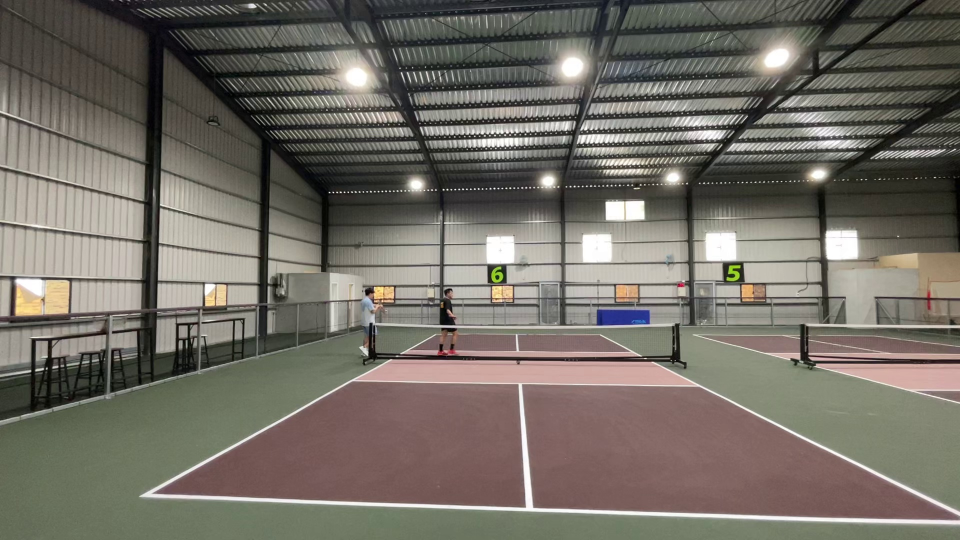
#> input picture dataset/images/tmpjczb209u_f0.jpg, 1920 x 1080 px (shown at 1/2 size)
$ python -i court_detector.py   (imports and definitions only)
#> lines starting #> are read from the running program, lines starting #| are printed output that depends on the picture; after the words box and inside, x2 and y2 are one past the last pixel; in counts of white or black regions, pixels touching at a corner belong together
"""球場自動偵測模組 — 從影片畫面中偵測匹克球場地"""

import cv2
import numpy as np


def detect_courts(frame: np.ndarray, min_court_ratio: float = 0.03) -> list[dict]:
    """偵測畫面中的球場區域。

    利用球場線條（白色/亮色線條在有色地面上）來偵測矩形場地。

    Args:
        frame: BGR 影片幀
        min_court_ratio: 球場最小面積佔畫面比例（過濾太小的雜訊）

    Returns:
        偵測到的球場 ROI 列表 [{"x", "y", "w", "h"}, ...]
        按面積由大到小排序
    """
    h, w = frame.shape[:2]
    frame_area = h * w
    min_area = frame_area * min_court_ratio

    # 轉換色彩空間
    gray = cv2.cvtColor(frame, cv2.COLOR_BGR2GRAY)
    hsv = cv2.cvtColor(frame, cv2.COLOR_BGR2HSV)

    # 策略一：偵測白色線條（球場邊線）
    line_mask = _detect_court_lines(hsv, gray)

    # 策略二：偵測有色球場表面（藍色/綠色）
    surface_mask = _detect_court_surface(hsv)

    # 合併兩個 mask
    combined = cv2.bitwise_or(line_mask, surface_mask)

    # 形態學操作：填補缺口、去除雜訊
    kernel_close = cv2.getStructuringElement(cv2.MORPH_RECT, (30, 30))
    kernel_open = cv2.getStructuringElement(cv2.MORPH_RECT, (10, 10))
    combined = cv2.morphologyEx(combined, cv2.MORPH_CLOSE, kernel_close)
    combined = cv2.morphologyEx(combined, cv2.MORPH_OPEN, kernel_open)

    # 找輪廓
    contours, _ = cv2.findContours(combined, cv2.RETR_EXTERNAL, cv2.CHAIN_APPROX_SIMPLE)

    courts = []
    for cnt in contours:
        area = cv2.contourArea(cnt)
        if area < min_area:
            continue

        x, y, cw, ch = cv2.boundingRect(cnt)

        # 過濾不合理的形狀
        aspect = cw / ch if ch > 0 else 0
        if aspect < 0.3 or aspect > 4.0:
            continue

        # 球場至少要有一定比例是實際內容（非空白）
        roi_mask = combined[y:y+ch, x:x+cw]
        fill_ratio = np.count_nonzero(roi_mask) / (cw * ch) if cw * ch > 0 else 0
        if fill_ratio < 0.15:
            continue

        courts.append({"x": x, "y": y, "w": cw, "h": ch})

    # 按面積由大到小排序
    courts.sort(key=lambda c: c["w"] * c["h"], reverse=True)

    # 合併重疊的偵測結果
    courts = _merge_overlapping_courts(courts)

    return courts


def _detect_court_lines(hsv: np.ndarray, gray: np.ndarray) -> np.ndarray:
    """偵測白色球場線條。"""
    # 白色線條：高亮度、低飽和度
    lower_white = np.array([0, 0, 180])
    upper_white = np.array([180, 60, 255])
    white_mask = cv2.inRange(hsv, lower_white, upper_white)

    # 用 Canny 偵測邊緣，強化線條
    edges = cv2.Canny(gray, 50, 150)

    # 合併白色 mask 和邊緣
    combined = cv2.bitwise_or(white_mask, edges)

    # 膨脹讓線條更粗，方便後續填充
    kernel = cv2.getStructuringElement(cv2.MORPH_RECT, (5, 5))
    combined = cv2.dilate(combined, kernel, iterations=3)

    return combined


def _detect_court_surface(hsv: np.ndarray) -> np.ndarray:
    """偵測球場表面顏色（藍色/綠色）。"""
    # 藍色球場
    lower_blue = np.array([90, 40, 40])
    upper_blue = np.array([130, 255, 255])
    blue_mask = cv2.inRange(hsv, lower_blue, upper_blue)

    # 綠色球場
    lower_green = np.array([35, 40, 40])
    upper_green = np.array([85, 255, 255])
    green_mask = cv2.inRange(hsv, lower_green, upper_green)

    # 紅色/橘色球場（某些場地）
    lower_red1 = np.array([0, 40, 40])
    upper_red1 = np.array([15, 255, 255])
    lower_red2 = np.array([165, 40, 40])
    upper_red2 = np.array([180, 255, 255])
    red_mask = cv2.bitwise_or(
        cv2.inRange(hsv, lower_red1, upper_red1),
        cv2.inRange(hsv, lower_red2, upper_red2),
    )

    return cv2.bitwise_or(cv2.bitwise_or(blue_mask, green_mask), red_mask)


def _merge_overlapping_courts(courts: list[dict], iou_threshold: float = 0.3) -> list[dict]:
    """合併 IoU 過高的重疊偵測結果。"""
    if len(courts) <= 1:
        return courts

    merged = []
    used = [False] * len(courts)

    for i, c1 in enumerate(courts):
        if used[i]:
            continue
        current = c1.copy()
        used[i] = True

        for j in range(i + 1, len(courts)):
            if used[j]:
                continue
            c2 = courts[j]
            if _iou(current, c2) > iou_threshold:
                # 合併：取包含兩者的最小矩形
                x1 = min(current["x"], c2["x"])
                y1 = min(current["y"], c2["y"])
                x2 = max(current["x"] + current["w"], c2["x"] + c2["w"])
                y2 = max(current["y"] + current["h"], c2["y"] + c2["h"])
                current = {"x": x1, "y": y1, "w": x2 - x1, "h": y2 - y1}
                used[j] = True

        merged.append(current)

    return merged


# [91 lines left out: functions _iou, draw_courts_on_frame, compute_roi_from_keypoints, get_perspective_matrix, not called in this run]

>>> import cv2
>>> picture = cv2.imread('../dataset/images/tmpjczb209u_f0.jpg')
#> picture is the input picture: shape (1080, 1920, 3); mean B, G, R 101.5, 110, 115
>>> result = detect_courts(picture)
#> in detect_courts, `hsv = cv2.cvtColor(frame, cv2.COLOR_BGR2HSV)`: hsv: shape (1080, 1920, 3); mean H, S, V 31.5, 37.3, 117
#> in _detect_court_lines, `white_mask = cv2.inRange(hsv, lower_white, upper_white)`:
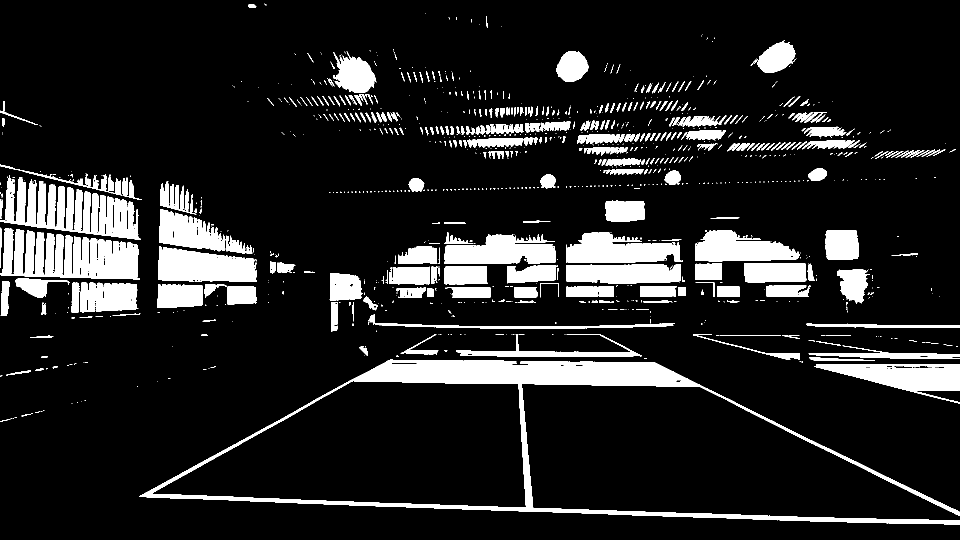
#> white_mask: shape (1080, 1920) (shown at 1/2 size); 13.2% white; 1091 white regions (740 under 20 px), largest, box (x1, y1, x2, y2) and area: (279, 719, 1920, 1049) 49216, (0, 456, 280, 559) 19086, (0, 351, 282, 480) 17491
#> in _detect_court_lines, `edges = cv2.Canny(gray, 50, 150)`:
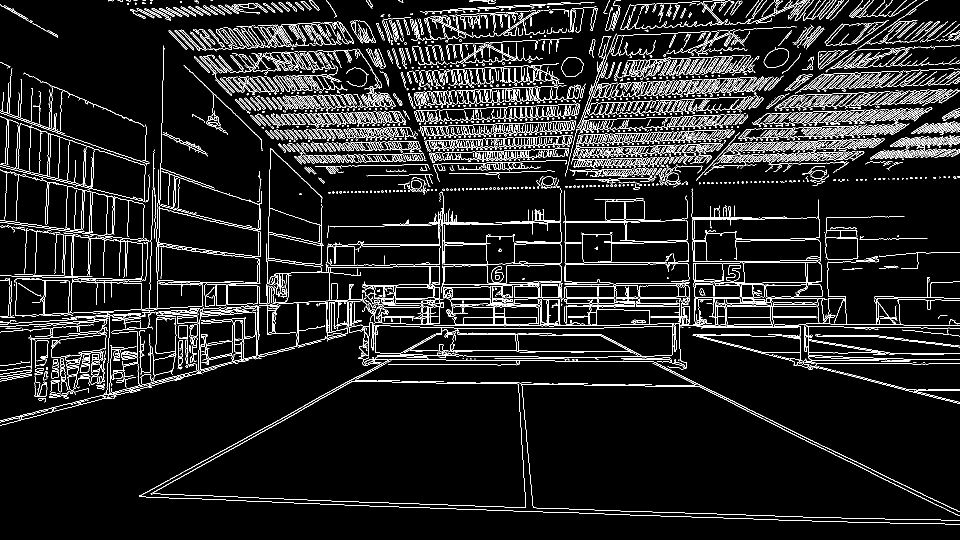
#> edges: shape (1080, 1920) (shown at 1/2 size); 8.4% white in thin lines or dots
#> in _detect_court_lines, `combined = cv2.bitwise_or(white_mask, edges)`: combined: shape (1080, 1920); 20.5% white; 2569 white regions (1450 under 20 px), largest, box (x1, y1, x2, y2) and area: (278, 717, 1920, 1049) 52329, (1127, 381, 1379, 572) 23170, (0, 451, 296, 561) 20175
#> in _detect_court_lines, `combined = cv2.dilate(combined, kernel, iterations=3)`: combined: shape (1080, 1920); 58.5% white; 250 black regions (55 under 20 px), largest, box (x1, y1, x2, y2) and area: (0, 669, 1920, 1080) 211737, (1051, 775, 1902, 1034) 139681, (331, 769, 1044, 1008) 118262
#> in _detect_court_surface, `blue_mask = cv2.inRange(hsv, lower_blue, upper_blue)`:
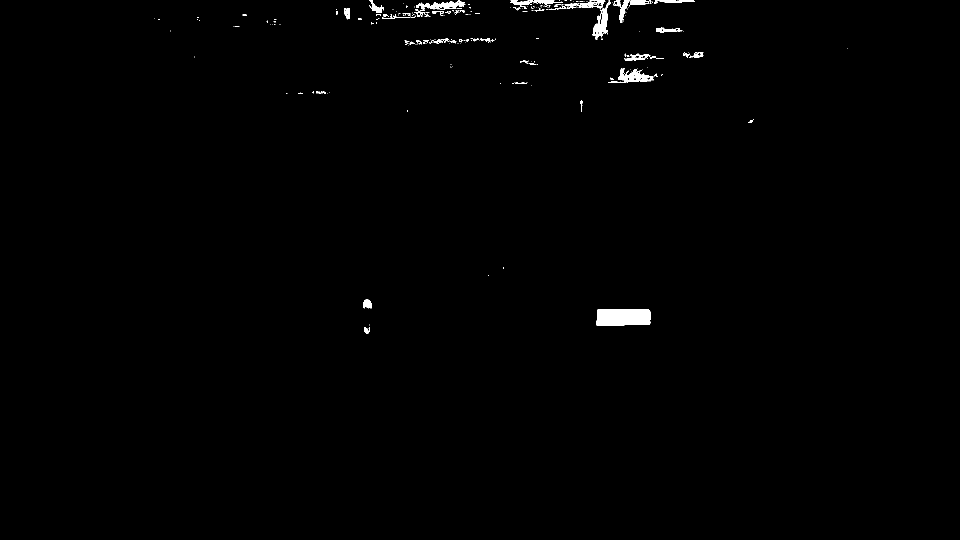
#> blue_mask: shape (1080, 1920) (shown at 1/2 size); 0.61% white; 237 white regions (184 under 20 px), largest, box (x1, y1, x2, y2) and area: (1193, 618, 1301, 652) 3440, (1220, 136, 1307, 166) 1091, (1184, 0, 1222, 80) 1075
#> in _detect_court_surface, `green_mask = cv2.inRange(hsv, lower_green, upper_green)`:
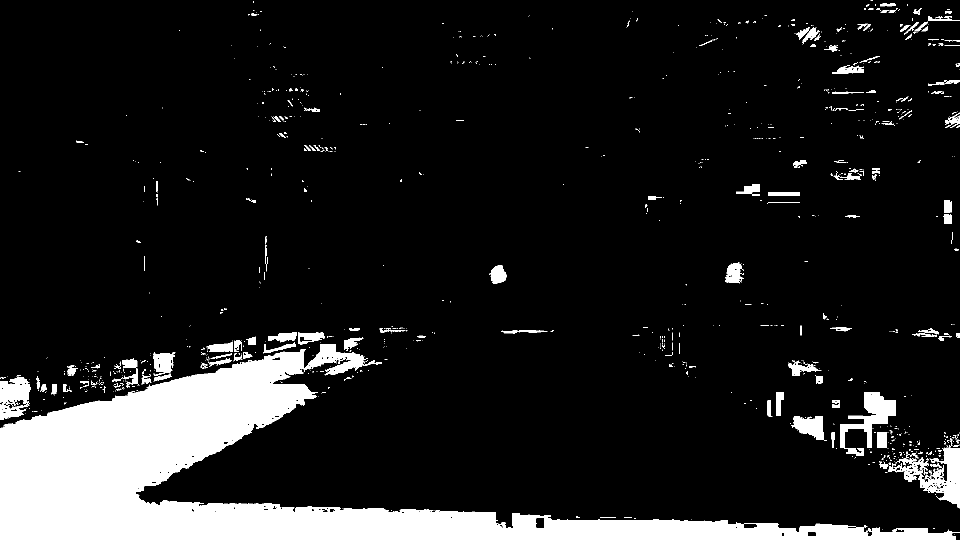
#> green_mask: shape (1080, 1920) (shown at 1/2 size); 12% white; 1067 white regions (899 under 20 px), largest, box (x1, y1, x2, y2) and area: (0, 688, 1920, 1080) 204984, (1776, 891, 1920, 1017) 6294, (1680, 784, 1792, 912) 5294
#> in _detect_court_surface, `red_mask = cv2.bitwise_or( cv2.inRange(hsv, lower_red1, upper_red1), c..`:
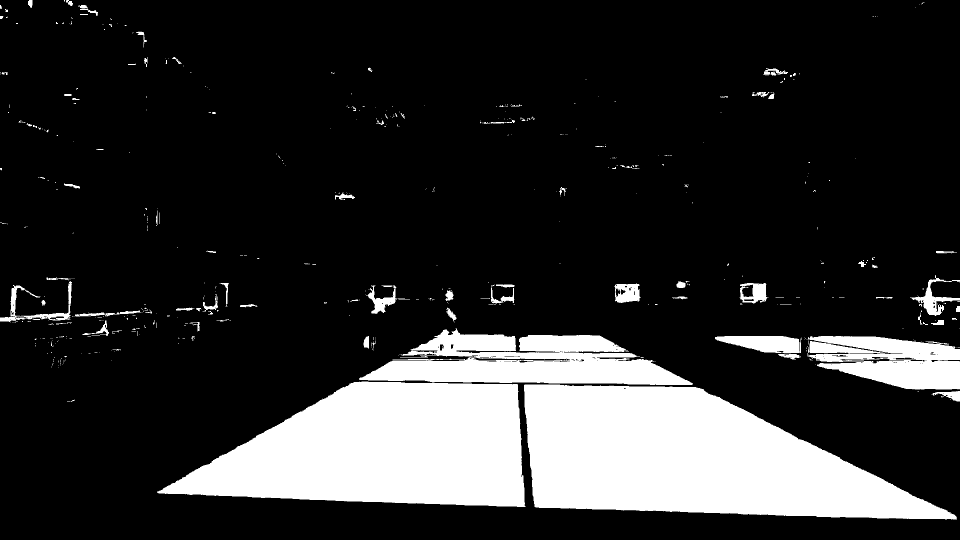
#> red_mask: shape (1080, 1920) (shown at 1/2 size); 17.8% white; 540 white regions (442 under 20 px), largest, box (x1, y1, x2, y2) and area: (1048, 769, 1914, 1039) 150776, (314, 763, 1051, 1014) 128614, (718, 657, 1386, 770) 43830
#> in _detect_court_surface, `return cv2.bitwise_or(cv2.bitwise_or(blue_mask, green_mask), red_mask)`:
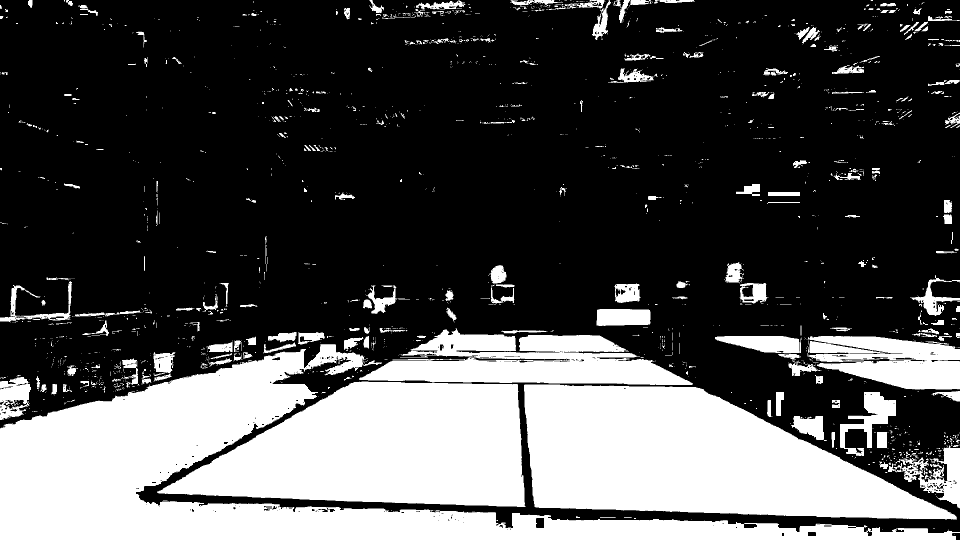
#> returned value: shape (1080, 1920) (shown at 1/2 size); 30.5% white; 1842 white regions (1523 under 20 px), largest, box (x1, y1, x2, y2) and area: (0, 688, 1920, 1080) 204984, (1048, 769, 1914, 1039) 150776, (314, 763, 1051, 1014) 128614
#> in detect_courts, `combined = cv2.bitwise_or(line_mask, surface_mask)`: combined: shape (1080, 1920); 82.5% white; 569 black regions (338 under 20 px), largest, box (x1, y1, x2, y2) and area: (0, 0, 662, 481) 88704, (1365, 659, 1920, 980) 56892, (1368, 312, 1920, 513) 44415
#> in detect_courts, `combined = cv2.morphologyEx(combined, cv2.MORPH_CLOSE, kernel_close)`: combined: shape (1080, 1920); 90.3% white; 32 black regions, largest, box (x1, y1, x2, y2) and area: (0, 31, 320, 232) 38892, (1368, 682, 1729, 848) 29562, (1645, 364, 1920, 499) 21963
#> in detect_courts, `combined = cv2.morphologyEx(combined, cv2.MORPH_OPEN, kernel_open)`:
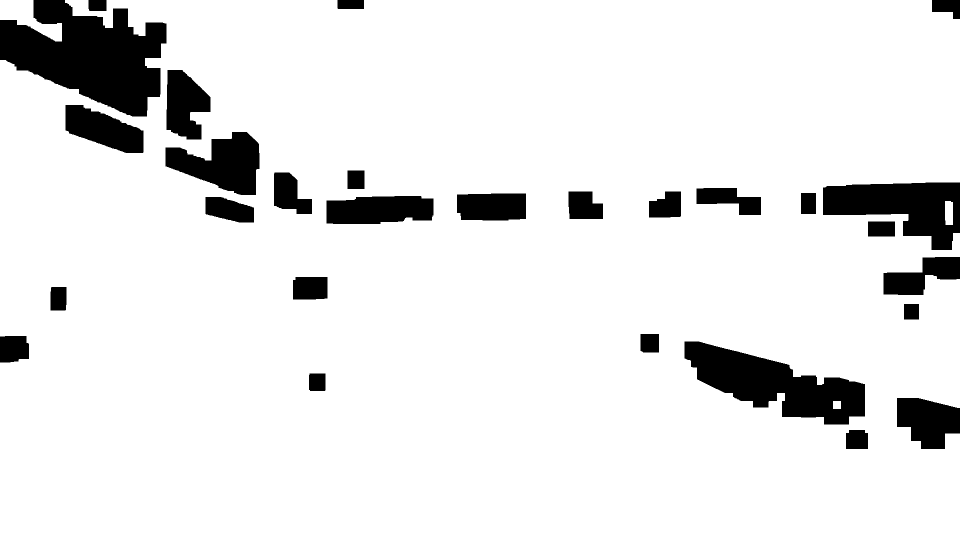
#> combined: shape (1080, 1920) (shown at 1/2 size); 90.3% white; 28 black regions
#> in detect_courts, `contours, _ = cv2.findContours(combined, cv2.RETR_EXTERNAL, cv2.CHAIN_..`: contours = 3 contours; box (x1, y1, x2, y2) and area: (0, 0, 1920, 1080) 1973420, (0, 0, 124, 83) 4451, (1890, 402, 1906, 450) 689
#> the loop in detect_courts, `for cnt in contours:` made 3 passes
#> area on passes 1, 3: 689, 4451
#> (area, x, y, cw, ch, aspect, fill_ratio) on pass 2: (1973419.5, 0, 0, 1920, 1080, 1.78, 0.903)
#> after the loop in detect_courts, `for cnt in contours:`: courts = 1 item
#> result = 1 item
